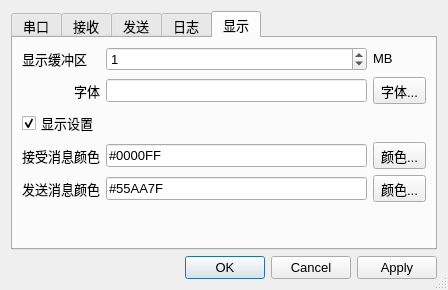
<?xml version="1.0" encoding="UTF-8"?>
<ui version="4.0">
 <class>SettingDialog</class>
 <widget class="QDialog" name="SettingDialog">
  <property name="geometry">
   <rect>
    <x>0</x>
    <y>0</y>
    <width>448</width>
    <height>290</height>
   </rect>
  </property>
  <property name="font">
   <font>
    <family>Arial</family>
    <pointsize>10</pointsize>
   </font>
  </property>
  <property name="windowTitle">
   <string>设置</string>
  </property>
  <property name="sizeGripEnabled">
   <bool>true</bool>
  </property>
  <layout class="QGridLayout" name="gridLayout">
   <item row="2" column="0">
    <widget class="QDialogButtonBox" name="buttonBox">
     <property name="orientation">
      <enum>Qt::Horizontal</enum>
     </property>
     <property name="standardButtons">
      <set>QDialogButtonBox::Apply|QDialogButtonBox::Cancel|QDialogButtonBox::Ok</set>
     </property>
    </widget>
   </item>
   <item row="0" column="0">
    <widget class="QTabWidget" name="tabWidget">
     <property name="tabShape">
      <enum>QTabWidget::Rounded</enum>
     </property>
     <property name="currentIndex">
      <number>4</number>
     </property>
     <property name="tabsClosable">
      <bool>false</bool>
     </property>
     <property name="movable">
      <bool>true</bool>
     </property>
     <widget class="QWidget" name="serialTab">
      <attribute name="title">
       <string>串口</string>
      </attribute>
      <layout class="QVBoxLayout" name="verticalLayout">
       <item>
        <layout class="QFormLayout" name="formLayout"/>
       </item>
      </layout>
     </widget>
     <widget class="QWidget" name="receiveTab">
      <attribute name="title">
       <string>接收</string>
      </attribute>
     </widget>
     <widget class="QWidget" name="sendTab">
      <attribute name="title">
       <string>发送</string>
      </attribute>
     </widget>
     <widget class="QWidget" name="logTab">
      <attribute name="title">
       <string>日志</string>
      </attribute>
      <layout class="QVBoxLayout" name="verticalLayout_3">
       <item>
        <layout class="QGridLayout" name="gridLayout_2">
         <item row="5" column="0">
          <spacer name="verticalSpacer">
           <property name="orientation">
            <enum>Qt::Vertical</enum>
           </property>
           <property name="sizeHint" stdset="0">
            <size>
             <width>20</width>
             <height>40</height>
            </size>
           </property>
          </spacer>
         </item>
         <item row="4" column="0">
          <widget class="QLabel" name="label_4">
           <property name="sizePolicy">
            <sizepolicy hsizetype="Preferred" vsizetype="Preferred">
             <horstretch>0</horstretch>
             <verstretch>0</verstretch>
            </sizepolicy>
           </property>
           <property name="text">
            <string>缓存大小</string>
           </property>
           <property name="alignment">
            <set>Qt::AlignRight|Qt::AlignTrailing|Qt::AlignVCenter</set>
           </property>
          </widget>
         </item>
         <item row="1" column="0">
          <widget class="QLabel" name="label_2">
           <property name="sizePolicy">
            <sizepolicy hsizetype="Preferred" vsizetype="Preferred">
             <horstretch>0</horstretch>
             <verstretch>0</verstretch>
            </sizepolicy>
           </property>
           <property name="text">
            <string>文件</string>
           </property>
           <property name="alignment">
            <set>Qt::AlignRight|Qt::AlignTrailing|Qt::AlignVCenter</set>
           </property>
          </widget>
         </item>
         <item row="2" column="0">
          <widget class="QLabel" name="label_3">
           <property name="sizePolicy">
            <sizepolicy hsizetype="Preferred" vsizetype="Preferred">
             <horstretch>0</horstretch>
             <verstretch>0</verstretch>
            </sizepolicy>
           </property>
           <property name="text">
            <string>文件大小限制</string>
           </property>
           <property name="alignment">
            <set>Qt::AlignRight|Qt::AlignTrailing|Qt::AlignVCenter</set>
           </property>
          </widget>
         </item>
         <item row="1" column="1">
          <widget class="QLineEdit" name="leLogPath"/>
         </item>
         <item row="1" column="2">
          <widget class="QToolButton" name="tbtLogPathSelete">
           <property name="text">
            <string>打开...</string>
           </property>
          </widget>
         </item>
         <item row="2" column="1">
          <widget class="QSpinBox" name="sbLogLimit">
           <property name="maximum">
            <number>65535</number>
           </property>
          </widget>
         </item>
         <item row="2" column="2">
          <widget class="QLabel" name="label_5">
           <property name="text">
            <string>MB</string>
           </property>
          </widget>
         </item>
         <item row="4" column="2">
          <widget class="QLabel" name="label_6">
           <property name="text">
            <string>KB</string>
           </property>
          </widget>
         </item>
         <item row="4" column="1">
          <widget class="QSpinBox" name="sbLogBufferSize">
           <property name="maximum">
            <number>65535</number>
           </property>
          </widget>
         </item>
         <item row="0" column="0" colspan="2">
          <widget class="QCheckBox" name="cbLogEnable">
           <property name="sizePolicy">
            <sizepolicy hsizetype="Minimum" vsizetype="Preferred">
             <horstretch>0</horstretch>
             <verstretch>0</verstretch>
            </sizepolicy>
           </property>
           <property name="text">
            <string>保存日志</string>
           </property>
          </widget>
         </item>
         <item row="3" column="0" colspan="2">
          <widget class="QCheckBox" name="cbLogEnableBuffer">
           <property name="sizePolicy">
            <sizepolicy hsizetype="Minimum" vsizetype="Preferred">
             <horstretch>0</horstretch>
             <verstretch>0</verstretch>
            </sizepolicy>
           </property>
           <property name="text">
            <string>写入缓存</string>
           </property>
          </widget>
         </item>
        </layout>
       </item>
      </layout>
     </widget>
     <widget class="QWidget" name="showTab">
      <attribute name="title">
       <string>显示</string>
      </attribute>
      <layout class="QGridLayout" name="gridLayout_3">
       <item row="2" column="0">
        <widget class="QCheckBox" name="cbShowEnableColor">
         <property name="sizePolicy">
          <sizepolicy hsizetype="Fixed" vsizetype="Fixed">
           <horstretch>0</horstretch>
           <verstretch>0</verstretch>
          </sizepolicy>
         </property>
         <property name="text">
          <string>显示设置</string>
         </property>
         <property name="checked">
          <bool>true</bool>
         </property>
        </widget>
       </item>
       <item row="4" column="0">
        <widget class="QLabel" name="Label_5">
         <property name="text">
          <string>发送消息颜色</string>
         </property>
         <property name="alignment">
          <set>Qt::AlignLeading|Qt::AlignLeft|Qt::AlignVCenter</set>
         </property>
        </widget>
       </item>
       <item row="4" column="2">
        <widget class="QToolButton" name="tbtShowSColor">
         <property name="text">
          <string>颜色...</string>
         </property>
        </widget>
       </item>
       <item row="0" column="0">
        <widget class="QLabel" name="Label">
         <property name="text">
          <string>显示缓冲区</string>
         </property>
         <property name="alignment">
          <set>Qt::AlignLeading|Qt::AlignLeft|Qt::AlignVCenter</set>
         </property>
        </widget>
       </item>
       <item row="1" column="1">
        <widget class="QLineEdit" name="leShowFont"/>
       </item>
       <item row="4" column="1">
        <widget class="QLineEdit" name="leShowSColor">
         <property name="text">
          <string>#55AA7F</string>
         </property>
         <property name="readOnly">
          <bool>true</bool>
         </property>
        </widget>
       </item>
       <item row="3" column="1">
        <widget class="QLineEdit" name="leShowRColor">
         <property name="text">
          <string>#0000FF</string>
         </property>
         <property name="readOnly">
          <bool>true</bool>
         </property>
        </widget>
       </item>
       <item row="3" column="0">
        <widget class="QLabel" name="Label_4">
         <property name="text">
          <string>接受消息颜色</string>
         </property>
         <property name="alignment">
          <set>Qt::AlignLeading|Qt::AlignLeft|Qt::AlignVCenter</set>
         </property>
        </widget>
       </item>
       <item row="3" column="2">
        <widget class="QToolButton" name="tbtShowRColor">
         <property name="text">
          <string>颜色...</string>
         </property>
        </widget>
       </item>
       <item row="1" column="0">
        <widget class="QLabel" name="Label_2">
         <property name="text">
          <string>字体</string>
         </property>
         <property name="alignment">
          <set>Qt::AlignRight|Qt::AlignTrailing|Qt::AlignVCenter</set>
         </property>
        </widget>
       </item>
       <item row="1" column="2">
        <widget class="QToolButton" name="tbtShowFont">
         <property name="sizePolicy">
          <sizepolicy hsizetype="Preferred" vsizetype="Fixed">
           <horstretch>0</horstretch>
           <verstretch>0</verstretch>
          </sizepolicy>
         </property>
         <property name="text">
          <string>字体...</string>
         </property>
        </widget>
       </item>
       <item row="0" column="1">
        <widget class="QSpinBox" name="sbShowBufferSize">
         <property name="sizePolicy">
          <sizepolicy hsizetype="Preferred" vsizetype="Fixed">
           <horstretch>0</horstretch>
           <verstretch>0</verstretch>
          </sizepolicy>
         </property>
         <property name="maximum">
          <number>256</number>
         </property>
         <property name="value">
          <number>1</number>
         </property>
        </widget>
       </item>
       <item row="5" column="1">
        <spacer name="verticalSpacer_2">
         <property name="orientation">
          <enum>Qt::Vertical</enum>
         </property>
         <property name="sizeHint" stdset="0">
          <size>
           <width>20</width>
           <height>40</height>
          </size>
         </property>
        </spacer>
       </item>
       <item row="0" column="2">
        <widget class="QLabel" name="label">
         <property name="sizePolicy">
          <sizepolicy hsizetype="Fixed" vsizetype="Fixed">
           <horstretch>0</horstretch>
           <verstretch>0</verstretch>
          </sizepolicy>
         </property>
         <property name="text">
          <string>MB</string>
         </property>
        </widget>
       </item>
      </layout>
     </widget>
    </widget>
   </item>
  </layout>
 </widget>
 <resources/>
 <connections>
  <connection>
   <sender>buttonBox</sender>
   <signal>accepted()</signal>
   <receiver>SettingDialog</receiver>
   <slot>accept()</slot>
   <hints>
    <hint type="sourcelabel">
     <x>248</x>
     <y>254</y>
    </hint>
    <hint type="destinationlabel">
     <x>157</x>
     <y>274</y>
    </hint>
   </hints>
  </connection>
  <connection>
   <sender>buttonBox</sender>
   <signal>rejected()</signal>
   <receiver>SettingDialog</receiver>
   <slot>reject()</slot>
   <hints>
    <hint type="sourcelabel">
     <x>316</x>
     <y>260</y>
    </hint>
    <hint type="destinationlabel">
     <x>286</x>
     <y>274</y>
    </hint>
   </hints>
  </connection>
 </connections>
</ui>
